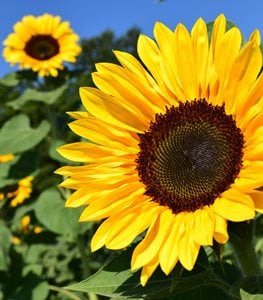
#> input picture Filtering-and-edge-detection/Flower.jpg, 263 x 300 px
$ jupyter execute 'Task 1 Complete.ipynb'
#> lines starting #> are read from the running program, lines starting #| are printed output that depends on the picture; after the words box and inside, x2 and y2 are one past the last pixel; in counts of white or black regions, pixels touching at a corner belong together
[cell 1]
import numpy as np
import cv2 as cv
import numpy as np
import matplotlib.pyplot as plt
from importlib.resources import path
from PIL import Image


Original_Image = cv.imread('Flower.jpg')
#> Original_Image is the input picture: shape (300, 263, 3); mean B, G, R 42.3, 125.8, 139.1
Gray_Image = cv.imread('Flower.jpg', 0)
#> Gray_Image: shape (300, 263); min 0, max 250, mean 120.2
cv.imshow('Grayscale', Gray_Image)
cv.imshow('Original', Original_Image)
cv.waitKey(0)


# Obtain number of rows and columns of the image
r, c = Gray_Image.shape
#> r = 300; c = 263

[cell 2]
def add_gauusian_noise(img,mue,sigma):

    noise = np.random.normal(mue,sigma,size = (img.shape[0],img.shape[1]))
    new_image = np.zeros((img.shape[0],img.shape[1]),dtype=np.uint8)
    for i in range(img.shape[0]):
        for j in range(img.shape[1]):
            new_image[i][j] = img[i][j] + int(noise[i][j])

    return new_image

#############################################################
def add_uniform_noise(img,low,high):

    noise = np.random.uniform(low,high,size = (img.shape[0],img.shape[1]))
    new_image = np.zeros((img.shape[0],img.shape[1]),dtype=np.uint8)
    for i in range(img.shape[0]):
        for j in range(img.shape[1]):
            new_image[i][j] = img[i][j] + int(noise[i][j])

    return new_image

#############################################################
def add_sp_noise(img,percent_salt,percent_pepper):

    num_salt = int(percent_salt * img.shape[0] +percent_salt *img.shape[1])
    num_pepper = int(percent_pepper * img.shape[0] +percent_pepper *img.shape[1])
    for i in range(num_salt):
        index_x = np.random.randint(0,img.shape[0]-1)
        index_y = np.random.randint(0,img.shape[1]-1)
        img[index_x][index_y] = 255
    for i in range(num_pepper):
        index_x = np.random.randint(0,img.shape[0]-1)
        index_y = np.random.randint(0,img.shape[1]-1)
        img[index_x][index_y] = 0

    return img


#############################################################
def get_Histogram(gray_img):
    values = [0]*256
    for i in range(gray_img.shape[0]):
        for j in range(gray_img.shape[1]):
            values[gray_img[i,j]] += 1
    return values


#############################################################
def Min_Max(Gray_Image:np.ndarray):
    maximum=0
    minimum=255
    for i in range(Gray_Image.shape[0]):
        for j in range(Gray_Image.shape[1]):
            if Gray_Image[i][j] <= minimum :
                minimum = Gray_Image[i][j]
            elif Gray_Image[i][j] >= maximum :
                maximum = Gray_Image[i][j]
    return minimum,maximum


#############################################################
def Normalization(Gray_Image:np.ndarray):
    minimum,maximum =Min_Max(Gray_Image)
    for i in range (Gray_Image.shape[0]):
        for j in range (Gray_Image.shape[1]):
            Gray_Image[i][j] = (Gray_Image[i][j]-minimum)*(255/(maximum-minimum))
    return Gray_Image


#############################################################
def Averaging_Filter (img , K_Size):

    # Develop Averaging filter(K, K) mask
    Kernal = np.ones([K_Size, K_Size], dtype = int)
    Kernal = Kernal / (K_Size*K_Size)

    img_new = conv(img , Kernal)
    # print(img_new)

    img_new = img_new.astype(np.uint8)

    return img_new


#############################################################
def Median_Filter (img):

    # Traverse the image. For every 3X3 area,
    # find the median of the pixels and replace the center pixel by the median
    img_new = np.zeros([r, c])
    for i in range(1, r-1):
        for j in range(1, c-1):
            temp = [img[i-1, j-1],
                img[i-1, j],
                img[i-1, j + 1],
                img[i, j-1],
                img[i, j],
                img[i, j + 1],
                img[i + 1, j-1],
                img[i + 1, j],
                img[i + 1, j + 1]]

            temp = sorted(temp)
            img_new[i, j]= temp[4]

    img_new = img_new.astype(np.uint8)

    return img_new


#############################################################
def gaussian_Filter(img , k_Size, sigma):
    kernel = gaussian_kernel(k_Size, sigma)
    img_gaus = conv(img , kernel)
    # print(img_gaus)
    img_gaus = img_gaus.astype(np.uint8)

    return img_gaus


#############################################################
def gaussian_kernel(k_Size,sigma):

    if k_Size == 3:
        # guassian Kernal 3x3
        Kernal = np.array([[1,2,1],
                        [4,8,4],
                        [1,2,1]], dtype=float)
        Kernal /= 16.0
    else:
        # guassian Kernal 5x5
        Kernal = np.array([[1,4,7,4,1],
                        [4,16,26,16,4],
                        [7,26,41,26,7],
                        [4,16,26,16,4],
                        [1,4,7,4,1]], dtype=float)
        Kernal /= 256.0

    row, col = Kernal.shape

    for i in range (row):
        for j in range (col):
            Kernal[i,j] = Gaussian_Function(Kernal[i,j], 0, sigma)

    return Kernal


#############################################################
def Gaussian_Function(x, mu, sd):
    return 1 / (np.sqrt(2 * np.pi) * sd) * np.e ** (-np.power((x - mu) / sd, 2) / 2)


#############################################################
def conv(img , mask):

    img_conv = np.zeros([r, c])

    for i in range(1, r-1):
        for j in range(1, c-1):
            temp = img[i-1, j-1]*mask[0, 0] + img[i-1, j]*mask[0, 1] + img[i-1, j + 1]*mask[0, 2]+img[i, j-1]*mask[1, 0]+ img[i, j]*mask[1, 1]+img[i, j + 1]*mask[1, 2]+img[i + 1, j-1]*mask[2, 0]+img[i + 1, j]*mask[2, 1]+img[i + 1, j + 1]*mask[2, 2]

            img_conv[i, j]= temp
    return img_conv


#############################################################
def Equalize_image(input_image):
    img = Image.open(input_image)


    imgray = img.convert(mode='L')


    img_array = np.asarray(imgray)

    histogram_array = np.bincount(img_array.flatten(), minlength=256)
    num_pixels = np.sum(histogram_array)
    histogram_array = histogram_array/num_pixels


    cumulative_histo_array = np.cumsum(histogram_array)

    transform_map = np.floor(255 * cumulative_histo_array).astype(np.uint8)

    img_list = list(img_array.flatten())

    eq_img_list = [transform_map[p] for p in img_list]

    new_image = np.reshape(np.asarray(eq_img_list), img_array.shape)

    return new_image


#############################################################
def get_cumulative(Color_array):
    Cmv_array = [0]*256
    Cmv_array[0] = Color_array[0]
    for i in range(1 , 256):
        Cmv_array[i] = Cmv_array[i-1] + Color_array[i]
    return Cmv_array


#############################################################
def Outso(image, step):

    All_colors = image.flatten()
    Total_Weight = len(All_colors)
    Least_var = -1
    Least_var_threshold = -1

    # create an array of all possible threshold values which we want to loop through
    color_thresholds = np.arange(np.min(image)+step, np.max(image)-step, step)
    print (color_thresholds)
    # loop through the thresholds to find the one with the least within class variance
    for color_threshold in color_thresholds:
        bg_pixels = All_colors[All_colors < color_threshold]
        weight_bg = len(bg_pixels) / Total_Weight
        variance_bg = np.var(bg_pixels)

        fg_pixels = All_colors[All_colors >= color_threshold]
        weight_fg = len(fg_pixels) / Total_Weight
        variance_fg = np.var(fg_pixels)

        within_class_variance = weight_fg*variance_fg + weight_bg*variance_bg
        if Least_var == -1 or Least_var > within_class_variance:
            Least_var = within_class_variance
            Least_var_threshold = color_threshold
        # print("trace:", within_class_variance, color_threshold)

    return Least_var_threshold


#############################################################
def local_threshold(input_img):

    h, w = input_img.shape

    S = w/8
    s2 = S/2
    T = 15.0

    #integral img
    int_img = np.zeros_like(input_img, dtype=np.uint32)
    for col in range(w):
        for row in range(h):
            int_img[row,col] = input_img[0:row,0:col].sum()

    #output img
    output_img = np.zeros_like(input_img)

    for col in range(w):
        for row in range(h):
            #SxS region
            y0 = int(max(row-s2, 0))
            y1 = int(min(row+s2, h-1))
            x0 = int(max(col-s2, 0))
            x1 = int(min(col+s2, w-1))

            count = (y1-y0)*(x1-x0)

            sum_ = int_img[y1, x1]-int_img[y0, x1]-int_img[y1, x0]+int_img[y0, x0]

            if input_img[row, col]*count < sum_*(100.-T)/100.:
                output_img[row,col] = 255
            else:
                output_img[row,col] = 0

    return output_img


#############################################################
def Globale_Thresholding (img , value):
    r, c = img.shape
    img_thre = np.zeros([r, c])

    for i in range (0,r):
        for j in range (0,c):
            if img[i,j] >= value:
                img_thre[i,j] = 255
            else:
                img_thre[i,j] = 0

    return img_thre


#############################################################
def get_fft(img):
    fft = np.fft.fft2(img)
    fft_shifted = np.fft.fftshift(fft)

    return fft_shifted


#############################################################
def add_low_pass(img,pass_percent):
    fft_shifted = np.asarray(get_fft(img))
    filter = np.zeros((fft_shifted.shape),dtype=np.uint8)
    start_x = int(0+((img.shape[0]-pass_percent*img.shape[0])/2.0))
    stop_x = int(img.shape[0]-((img.shape[0]-pass_percent*img.shape[0])/2.0))
    start_y = int(0+((img.shape[1]-pass_percent*img.shape[1])/2.0))
    stop_y = int(img.shape[1]-((img.shape[1]-pass_percent*img.shape[1])/2.0))
    filter[start_x:stop_x,start_y:stop_y] = np.ones((stop_x-start_x,stop_y-start_y), dtype=np.uint8)
    filtered_img = fft_shifted * filter
    filtered_img = np.fft.ifftshift(filtered_img)
    filtered_img = np.fft.ifft2(filtered_img)
    filtered_img = np.abs(filtered_img).clip(0,255).astype(np.uint8)


    return filtered_img


#############################################################
def add_high_pass(img,pass_percent):
    fft_shifted = np.asarray(get_fft(img))
    filter = np.ones((fft_shifted.shape),dtype=np.uint8)
    start_x = int(0+((img.shape[0]-pass_percent*img.shape[0])/2.0))
    stop_x = int(img.shape[0]-((img.shape[0]-pass_percent*img.shape[0])/2.0))
    start_y = int(0+((img.shape[1]-pass_percent*img.shape[1])/2.0))
    stop_y = int(img.shape[1]-((img.shape[1]-pass_percent*img.shape[1])/2.0))
    filter[start_x:stop_x,start_y:stop_y] = np.zeros((stop_x-start_x,stop_y-start_y), dtype=np.uint8)
    filtered_img = fft_shifted * filter
    filtered_img = np.fft.ifftshift(filtered_img)
    filtered_img = np.fft.ifft2(filtered_img)
    filtered_img = np.abs(filtered_img).clip(0,255).astype(np.uint8)


    cv.waitKey(0)
    return filtered_img


#############################################################
def hybrid(img1,img2):
    img = img1+img2
    return img

[cell 3]
#Adding gauusian noise  "point 1 p1"
Resulted_Image = add_gauusian_noise(Gray_Image,200,10)
cv.imshow('Gaussian_noise',Resulted_Image)
cv.waitKey(0)

[cell 4]
#Adding uniform noise   "point 1 p2"
Resulted_Image = add_uniform_noise(Gray_Image,150,255)
#> after the loop in add_uniform_noise, `for i in range(img.shape[0]):`:
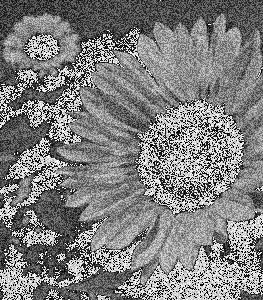
#> new_image: shape (300, 263); min 0, max 255, mean 127
cv.imshow('Uniform_noise',Resulted_Image)
cv.waitKey(0)

[cell 5]
#Adding salt & pepper noise   "point 1 p3"
Resulted_Image = add_sp_noise(Gray_Image,0.2,0.1)
#> after the loop in add_sp_noise, `for i in range(num_pepper):`:
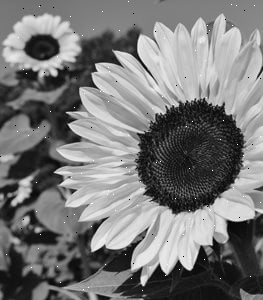
#> img: shape (300, 263); min 0, max 255, mean 120.3
cv.imshow('sp_noise',Resulted_Image)
cv.waitKey(0)

[cell 6]
#Plotting Histogram     "point 4 p1"
x = np.linspace(0, 255, num=256)
results = get_Histogram(Gray_Image)
#> results = 256 values, max 1111 at index 128, min 0 at index 244, mean 308.2
plt.bar(x,results)
plt.ylabel('Frequency')
plt.xlabel('Values')
plt.show()
#> figure, not shown here; tallest bar 1111 high, from x = 127.6 to 128.4

[cell 7]
#Plotting Distribution Curve  "point 4 p2"
plt.plot(x,results)
#> figure, not shown here; curve peaks at x = 128, y = 1111

[cell 8]
#Normalizing Image    "point 6"
Norm_image = Normalization(Gray_Image)
#> after the loop in Min_Max, `for i in range(Gray_Image.shape[0]):`: maximum = 255; minimum = 0
#> in Normalization, `minimum,maximum =Min_Max(Gray_Image)`: maximum = 255
cv.imshow('Normalized_image' , Norm_image)
cv.waitKey(0)

[cell 9]
#Applying Gaussian Filter  "point 2 p1"
img_gaus = gaussian_Filter(Gray_Image , 3 , 2.0)
cv.imshow('Gaussian_Filter.png', img_gaus)
cv.waitKey(0)

[cell 10]
#Applying Median Filter  "point 2 p2"
img_med = Median_Filter(Gray_Image)
cv.imshow('Median_Filter.png', img_med)
cv.waitKey(0)

[cell 11]
#Applying Average Filter  "point 2 p3"
img_avrg = Averaging_Filter(Gray_Image , 3)
cv.imshow('Gaussian_Filter.png', img_avrg)
cv.waitKey(0)

[cell 12]
#Equalizing Image  "point 5"
Equal_image = Equalize_image('Flower.jpg')
#> in Equalize_image, `histogram_array = np.bincount(img_array.flatten(), minlength=256)`: histogram_array = 256 values, max 1111 at index 128, min 0 at index 0, mean 308.2
#> in Equalize_image, `num_pixels = np.sum(histogram_array)`: num_pixels = 78900
#> in Equalize_image, `histogram_array = histogram_array/num_pixels`: histogram_array = 256 values, max 0.0141 at index 128, min 0 at index 0, mean 0.00391
#> in Equalize_image, `cumulative_histo_array = np.cumsum(histogram_array)`: cumulative_histo_array = 256 values from 0 to 1
#> in Equalize_image, `transform_map = np.floor(255 * cumulative_histo_array).astype(np.uint8)`: transform_map = 256 values from 0 to 255
#> in Equalize_image, `img_list = list(img_array.flatten())`: img_list = 78900 items
cv.imshow('Equalized_image' , Equal_image)
cv.waitKey(0)

[cell 13]
#Drawing RGB Histogram   "point 8 p1"

x = np.linspace(0, 255, num=256)

# Get BGR data from image
Blue = get_Histogram(Original_Image[:,:,0])
#> Blue = 256 values, max 13801 at index 0, min 0 at index 239, mean 308.2
Green = get_Histogram(Original_Image[:,:,1])
#> Green = 256 values, max 1000 at index 134, min 17 at index 254, mean 308.2
Red = get_Histogram(Original_Image[:,:,2])
#> Red = 256 values, max 9058 at index 255, min 7 at index 0, mean 308.2


# Separate histograms for each color
plt.subplot(3, 1, 1)
plt.title("Histogram of Blue")
plt.bar(x, Blue, color="blue")

plt.subplot(3, 1, 2)
plt.title("Histogram of Green")
plt.bar(x, Green, color="green")

plt.subplot(3, 1, 3)
plt.title("Histogram of Red")
plt.bar(x, Red, color="red")

plt.tight_layout()
plt.show()
#> figure, not shown here; panel 1: tallest bar 13801 high, from x = -0.4 to 0.4; panel 2: tallest bar 1000 high, from x = 133.6 to 134.4; panel 3: tallest bar 9058 high, from x = 254.6 to 255.4

[cell 14]
#Drawing RGB Distribution curve   "point 8 p2"
x = np.linspace(0, 255, num=256)

# Get BGR data from image
Blue = get_Histogram(Original_Image[:,:,0])
Green = get_Histogram(Original_Image[:,:,1])
Red = get_Histogram(Original_Image[:,:,2])

#Separate distribution Curves for each color
plt.subplot(3, 1, 1)
plt.title("Distribution curve of Blue")
plt.plot(x, Blue, color="blue")

plt.subplot(3, 1, 2)
plt.title("Distribution curve of Green")
plt.plot(x, Green, color="green")

plt.subplot(3, 1, 3)
plt.title("Distribution curve of Red")
plt.plot(x, Red, color="red")

plt.tight_layout()
plt.show()
#> figure, not shown here; panel 1: curve peaks at x = 0, y = 13801; panel 2: curve peaks at x = 134, y = 1000; panel 3: curve peaks at x = 255, y = 9058

[cell 15]
#Drawing RGB Histogram & distribution curve of all colors combined   "point 8 p3"

x = np.linspace(0, 255, num=256)

# Get BGR data from image
Blue = get_Histogram(Original_Image[:,:,0])
Green = get_Histogram(Original_Image[:,:,1])
Red = get_Histogram(Original_Image[:,:,2])

# combined histogram
plt.subplot(2, 1, 1)
plt.title("Histogram of all RGB Colors")
plt.bar(x, Blue, color="blue")
plt.bar(x, Green, color="green")
plt.bar(x, Red, color="red")

plt.subplot(2, 1, 2)
plt.title("distribution of all RGB Colors")
plt.plot(x, Blue, color="blue")
plt.plot(x, Green, color="green")
plt.plot(x, Red, color="red")

plt.tight_layout()
plt.show()
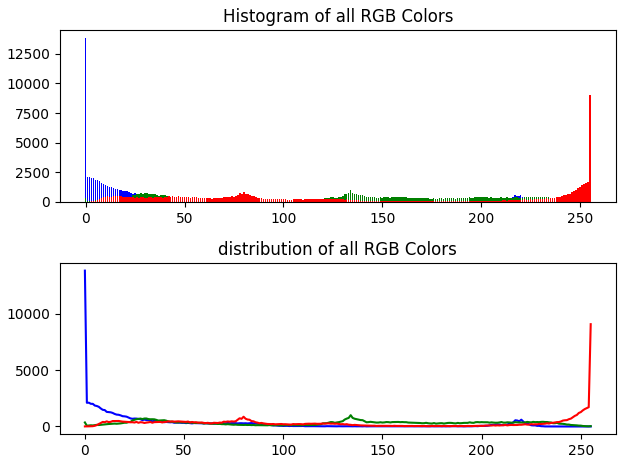
#> figure drawn by matplotlib, 2 panels; panel 1: tallest bar 13801 high, from x = -0.4 to 0.4; panel 1: tallest bar 1000 high, from x = 133.6 to 134.4; panel 1: tallest bar 9058 high, from x = 254.6 to 255.4; panel 2: curve peaks at x = 0, y = 13801

[cell 16]
#Drawing Cumulative distribution Curve   "point 8 p4"

x = np.linspace(0, 255, num=256)

# Get BGR data from image
Blue = get_Histogram(Original_Image[:,:,0])
Cmv_Blue = get_cumulative(Blue)
#> after the loop in get_cumulative, `for i in range(1 , 256):`: Cmv_array = 256 values from 13801 to 78900
#> Cmv_Blue = 256 values from 13801 to 78900
Green = get_Histogram(Original_Image[:,:,1])
Cmv_Green = get_cumulative(Green)
#> Cmv_Green = 256 values from 357 to 78900
Red = get_Histogram(Original_Image[:,:,2])
Cmv_Red = get_cumulative(Red)
#> Cmv_Red = 256 values from 7 to 78900


# Separate histograms for each color
plt.subplot(3, 1, 1)
plt.title("Cumulative of Blue")
plt.bar(x, Cmv_Blue, color="blue")

plt.subplot(3, 1, 2)
plt.title("Cumulative of Green")
plt.bar(x, Cmv_Green, color="green")

plt.subplot(3, 1, 3)
plt.title("Cumulative of Red")
plt.bar(x, Cmv_Red, color="red")

plt.tight_layout()
plt.show()
#> figure, not shown here; panel 2: tallest bar 78900 high, from x = 254.6 to 255.4; panel 3: tallest bar 78900 high, from x = 254.6 to 255.4

[cell 17]
dog = cv.imread("./dog.jpg",0)
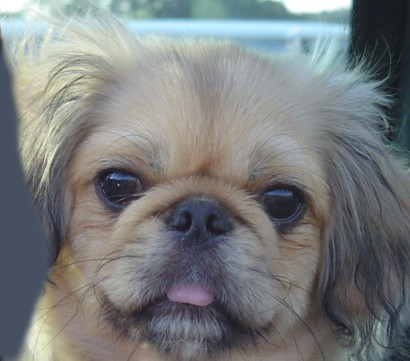
#> input picture Filtering-and-edge-detection/dog.jpg, 410 x 361 px
#> dog: shape (361, 410); min 20, max 255, mean 123.6
cat = cv.imread("./cat.jpg",0)
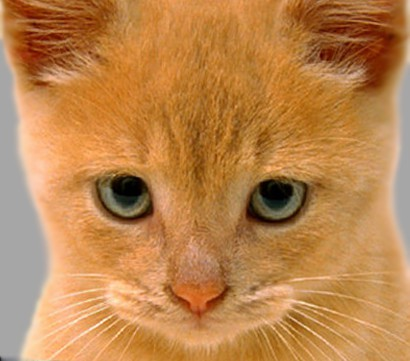
#> input picture Filtering-and-edge-detection/cat.jpg, 410 x 361 px
#> cat: shape (361, 410); min 0, max 255, mean 142.9

img1 = add_low_pass(cat,0.07)
#> in add_low_pass, `filter[start_x:stop_x,start_y:stop_y] = np.ones((stop_x-start_x,stop_y..`:
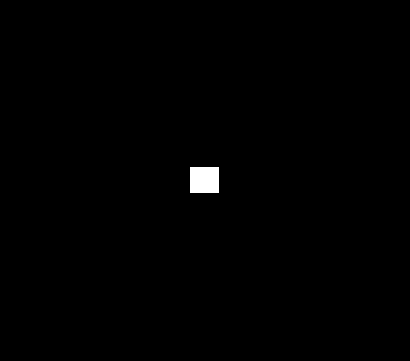
#> filter: shape (361, 410); values 0 (black) and 1 (white), 0.51% white; 1 white region, box (x1, y1, x2, y2) and area: (190, 167, 219, 193) 754
img2 = add_high_pass(dog,0.07)
hybridimg = hybrid(img1,img2)
#> in hybrid, `img = img1+img2`:
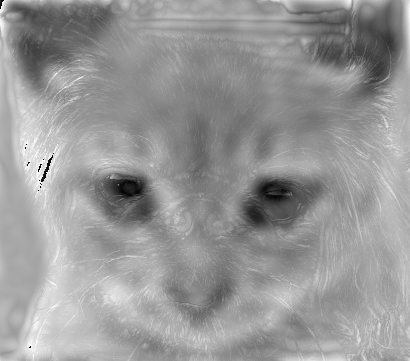
#> img: shape (361, 410); min 0, max 255, mean 151.5
cv.imshow('./low_filtered_img.jpg', img1)
cv.waitKey(0)
cv.imshow('./high_filtered_img.jpg', img2)
cv.waitKey(0)
cv.imshow('./hybrid.jpg',hybridimg)
cv.waitKey(0)

[cell 18]
Outso_result = Outso(Gray_Image, 0.1)
#> in Outso, `Total_Weight = len(All_colors)`: Total_Weight = 78900
#> (printed output is left out)
#> the loop in Outso, `for color_threshold in color_thresholds:` made 2548 passes
#> (weight_bg, variance_bg, weight_fg, variance_fg, within_class_variance, Least_var) on passes 1, 11, 21, 30, 41, 51, 61, 71, 81, 91, 101, 111: (0.000938, 0, 0.999, 4831.7, 4827.1, 4827.1), (0.00103, 0.079, 0.999, 4830.8, 4825.9, 4825.9), (0.00117, 0.455, 0.999, 4829.6, 4823.9, 4823.9), (0.00132, 1.14, 0.999, 4828.2, 4821.8, 4821.8), (0.00152, 2.3, 0.998, 4826.4, 4819.1, 4819.1), (0.00184, 4.1, 0.998, 4823.7, 4814.9, 4814.9), (0.00227, 6.1, 0.998, 4820.1, 4809.2, 4809.2), (0.00285, 8.06, 0.997, 4815.4, 4801.7, 4801.7), (0.00351, 9.68, 0.996, 4810.2, 4793.3, 4793.3), (0.00459, 11.35, 0.995, 4801.9, 4779.9, 4779.9), (0.00577, 12.44, 0.994, 4793, 4765.4, 4765.4), (0.00741, 13.41, 0.993, 4780.8, 4745.5, 4745.5)
#> (weight_bg, variance_bg, weight_fg, variance_fg, within_class_variance) on passes 2 to 7: (0.000938, 0, 0.999, 4831.7, 4827.1), (0.000938, 0, 0.999, 4831.7, 4827.1), (0.000938, 0, 0.999, 4831.7, 4827.1), (0.000938, 0, 0.999, 4831.7, 4827.1), (0.000938, 0, 0.999, 4831.7, 4827.1), (0.000938, 0, 0.999, 4831.7, 4827.1)
Global_img = Globale_Thresholding (Gray_Image , Outso_result)
#> after the loop in Globale_Thresholding, `for i in range (0,r):`:
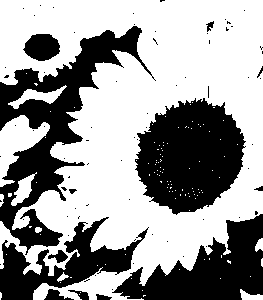
#> img_thre: shape (300, 263) float64; 60.7% white; 79 black regions (66 under 20 px), largest, box (x1, y1, x2, y2) and area: (0, 26, 156, 255) 9644, (135, 98, 246, 215) 9125, (112, 214, 263, 300) 6338
print (Outso_result)
#| 106.1
cv.imshow('output.png' , Global_img)
cv.waitKey(0)

[cell 19]
Local_img = local_threshold(Gray_Image)
#> after the loop in local_threshold, `for col in range(w):`:
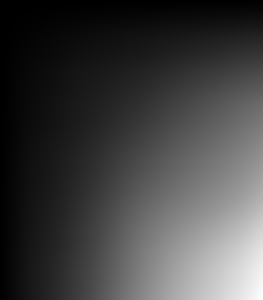
#> int_img: shape (300, 263) uint32; min 0, max 9433478, mean 2442198.2; drawn with min black and max white
#> after the loop in local_threshold, `for col in range(w):`:
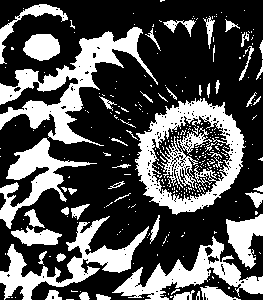
#> output_img: shape (300, 263); 32.8% white; 305 white regions (253 under 20 px), largest, box (x1, y1, x2, y2) and area: (0, 27, 158, 146) 5024, (135, 98, 246, 215) 4622, (0, 216, 149, 300) 3347
